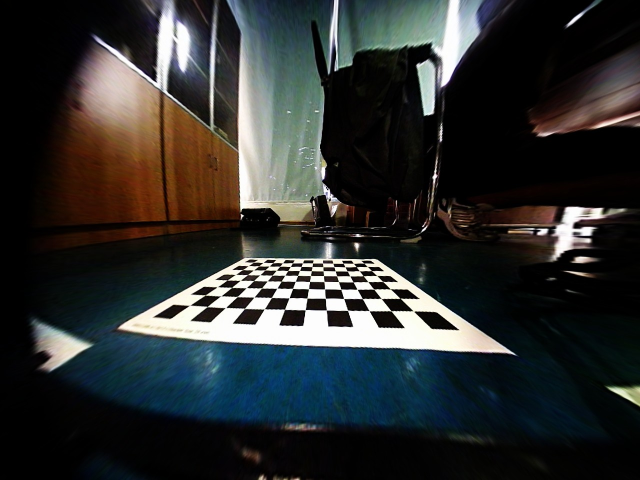
#> input picture tools/ExtrinsicCalibration/data/image/front/img_src_front.jpg, 1280 x 960 px (shown at 1/2 size); its folder holds 2 pictures in this run
$ python extrinsicCalib.py
#> lines starting #> are read from the running program, lines starting #| are printed output that depends on the picture; after the words box and inside, x2 and y2 are one past the last pixel; in counts of white or black regions, pixels touching at a corner belong together; long printed decimals are rounded
import argparse
import cv2
import numpy as np
import os

parser = argparse.ArgumentParser(description="Homography from Source to Destination Image")
parser.add_argument('-id', '--CAMERA_ID', default="front", type=str, help='Camera ID')
parser.add_argument('-path', '--INPUT_PATH', default='./data/image/front', type=str, help='Input Source/Destination Image Path')
parser.add_argument('-bw','--BORAD_WIDTH', default=12, type=int, help='Chess Board Width (corners number)')
parser.add_argument('-bh','--BORAD_HEIGHT', default=8, type=int, help='Chess Board Height (corners number)')
parser.add_argument('-src', '--SOURCE_IMAGE', default='img_src', type=str, help='Source Image File Name Prefix (eg.:img_src)')
parser.add_argument('-dst', '--DEST_IMAGE', default='img_dst', type=str, help='Destionation Image File Name Prefix (eg.:img_dst)')
parser.add_argument('-size','--SCALED_SIZE', default=20, type=int, help='Scaled Chess Board Square Size (image pixel)')
parser.add_argument('-subpix_s','--SUBPIX_REGION_SRC', default=3, type=int, help='Corners Subpix Region of img_src')
parser.add_argument('-subpix_d','--SUBPIX_REGION_DST', default=3, type=int, help='Corners Subpix Region of img_dst')
parser.add_argument('-center','--CENTER_FLAG', default=True, type=bool, help='Center Image Manually (Ture/False)')
parser.add_argument('-scale','--SCALE_FLAG', default=True, type=bool, help='Scale Image to Fix Board Size (Ture/False)')
parser.add_argument('-store','--STORE_FLAG', default=False, type=bool, help='Store Centerd/Scaled Images (Ture/False)')
parser.add_argument('-store_path', '--STORE_PATH', default='./data/', type=str, help='Path to Store Centerd/Scaled Images')
args = parser.parse_args()

class CenterImage:
    def __init__(self):
        self.x = 0
        self.y = 0
        self.param = {'tl': None, 'br': None, 'current_pos': None,'complete': False}
        self.display = "CLICK image center and press Y/N to validate, ESC to stay original"

    # [31 lines left out: functions mouse, translate, not called in this run]

    def __call__(self, raw_frame):
        self.raw_frame = raw_frame
        cv2.namedWindow(self.display, flags = cv2.WINDOW_NORMAL | cv2.WINDOW_KEEPRATIO)
        cv2.setMouseCallback(self.display, self.mouse, self.param)
        while True:
            cv2.imshow(self.display, self.raw_frame)
            key = cv2.waitKey(0)
            if key in (ord("y"), ord("Y")):
                break
            elif key in (ord("n"), ord("N")):
                self.x = 0
                self.y = 0
                self.param['tl'] = None
                self.param['br'] = None
                self.param['current_pos'] = None
                self.param['complete'] = None
            elif key == 27:
                self.x = 0
                self.y = 0
                break
        cv2.destroyAllWindows()
        if not (self.x == 0 and self.y == 0):
            return self.translate(self.raw_frame)
        else:
            return self.raw_frame

class ScaleImage:
    def __init__(self, corners):
        self.calc_dist(corners)
        print('scale image from {} to {}'.format(self.dist_square,args.SCALED_SIZE))
        self.scale_factor = args.SCALED_SIZE / self.dist_square

    def calc_dist(self, corners):
        dist_total = 0
        for i in range(args.BORAD_HEIGHT):
            dist = cv2.norm(corners[i * args.BORAD_WIDTH,:], corners[(i+1) * args.BORAD_WIDTH-1,:], cv2.NORM_L2)
            dist_total += dist / (args.BORAD_WIDTH - 1)
        self.dist_square = dist_total / args.BORAD_HEIGHT

    def padding(self, img, width, height):
        H = img.shape[0]
        W = img.shape[1]
        top = (height - H) // 2
        bottom = (height - H) // 2
        if top + bottom + H < height:
            bottom += 1
        left = (width - W) // 2
        right = (width - W) // 2
        if left + right + W < width:
            right += 1
        return cv2.copyMakeBorder(img, top, bottom, left, right, cv2.BORDER_CONSTANT, value = (0,0,0))

    # [8 lines left out: function center_crop, not called in this run]

    def __call__(self, raw_frame):
        width = raw_frame.shape[1]
        height = raw_frame.shape[0]
        raw_frame = cv2.resize(raw_frame, (0,0), fx=self.scale_factor, fy=self.scale_factor)  # 图像缩放
        if self.scale_factor < 1:
            raw_frame = self.padding(raw_frame, width, height)
        else:
            raw_frame = self.center_crop(raw_frame, width, height)
        return raw_frame

class ExCalibrator():
    def __init__(self):
        self.src_corners_total = np.empty([0,1,2])
        self.dst_corners_total = np.empty([0,1,2])

    @staticmethod
    def get_args():
        return args

    def imgPreprocess(self, img, center, scale):
        if center:
            centerImg = CenterImage()
            img = centerImg(img)
        if scale:
            ok, corners = self.get_corners(img, subpix = args.SUBPIX_REGION_DST)
            if not ok:
                raise Exception("failed to find corners in destination image")
            scaleImg = ScaleImage(corners)
            img = scaleImg(img)
        cv2.imshow("Preprocessed Image", img)
        cv2.waitKey(0)
        return img

    def get_corners(self, img, subpix, draw=False):
        ok, corners = cv2.findChessboardCorners(img, (args.BORAD_WIDTH, args.BORAD_HEIGHT),
                      flags = cv2.CALIB_CB_ADAPTIVE_THRESH|cv2.CALIB_CB_NORMALIZE_IMAGE)
        if ok:
            gray = cv2.cvtColor(img, cv2.COLOR_BGR2GRAY)
            corners = cv2.cornerSubPix(gray, corners, (subpix, subpix), (-1, -1),
                                       (cv2.TERM_CRITERIA_EPS + cv2.TERM_CRITERIA_MAX_ITER, 30, 0.01))
        if draw:
            cv2.drawChessboardCorners(img, (args.BORAD_WIDTH, args.BORAD_HEIGHT), corners, ok)
        return ok, corners

    def warp(self):
        src_warp = cv2.warpPerspective(self.src_img, self.homography,
                                       (self.dst_img.shape[1], self.dst_img.shape[0]))
        return src_warp

    def __call__(self, src_img, dst_img):
        ok, dst_corners = self.get_corners(dst_img, subpix = args.SUBPIX_REGION_DST, draw=True)
        cv2.imshow("", dst_corners)
        if not ok:
            raise Exception("failed to find corners in destination image")
        ok, src_corners = self.get_corners(src_img, subpix = args.SUBPIX_REGION_SRC, draw=True)

        if not ok:
            raise Exception("failed to find corners in source image")
        self.dst_corners_total = np.append(self.dst_corners_total, dst_corners, axis = 0)
        self.src_corners_total = np.append(self.src_corners_total, src_corners, axis = 0)
        self.homography, _ = cv2.findHomography(self.src_corners_total, self.dst_corners_total,method = cv2.RANSAC)
        self.src_img = src_img
        self.dst_img = dst_img
        return self.homography

def get_images(PATH, NAME):
    filePath = [os.path.join(PATH, x) for x in os.listdir(PATH)
                if any(x.endswith(extension) for extension in ['.png', '.jpg', '.jpeg', '.PNG', '.JPG', '.JPEG'])
               ]
    filenames = [filename for filename in filePath if NAME in filename]
    if len(filenames) == 0:
        raise Exception("from {} read images failed".format(PATH))
    return filenames

def main():
    srcfiles = get_images(args.INPUT_PATH, args.SOURCE_IMAGE)
    dstfiles = get_images(args.INPUT_PATH, args.DEST_IMAGE)
    if len(srcfiles) != len(dstfiles):
        raise Exception("numbers of source and destination images should be equal")

    exCalib = ExCalibrator()

    for i in range(len(srcfiles)):
        src_raw = cv2.imread(srcfiles[i])
#> src_raw is the input picture: shape (960, 1280, 3); mean B, G, R 47.6, 48.3, 46.2
        dst_raw = cv2.imread(dstfiles[i])
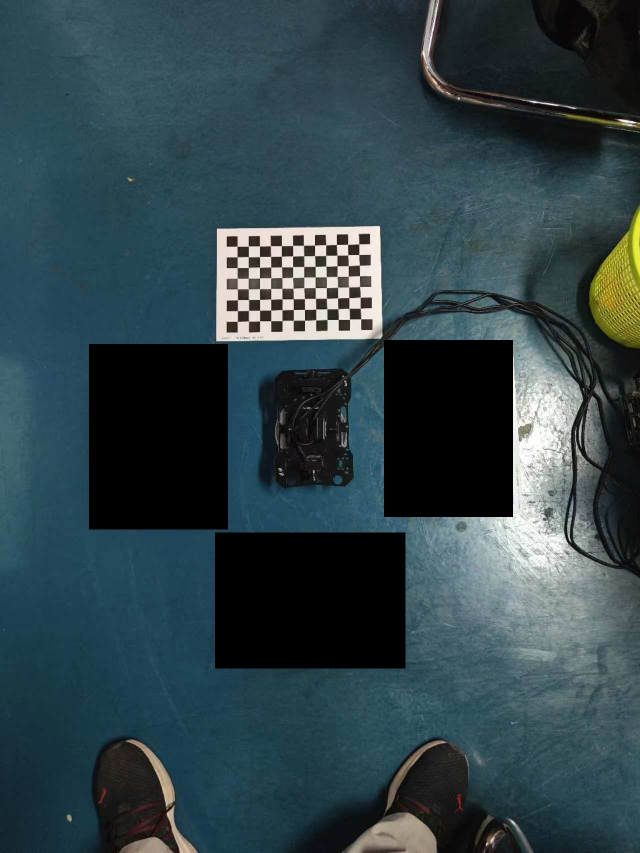
#> input picture tools/ExtrinsicCalibration/data/image/front/img_dst_front.jpg, 1280 x 1706 px (shown at 1/2 size)
#> dst_raw is the input picture: shape (1706, 1280, 3); mean B, G, R 73, 67.4, 48.1
        print(srcfiles[i])
        print(dstfiles[i])

        if args.CENTER_FLAG or args.SCALE_FLAG:
            dst_raw = exCalib.imgPreprocess(dst_raw, args.CENTER_FLAG, args.SCALE_FLAG)
#> (key Esc is pressed here)
#> in get_corners, `ok, corners = cv2.findChessboardCorners(img, (args.BORAD_WIDTH, args.B..`: ok = True; corners = 96 rows, first 8: [474.5, 492.9], [497.2, 492.5], [519.6, 492.4], [541.2, 492.1], [563.3, 491.7], [585.6, 491.1], [607.3, 490.7], [629.5, 490.6]
#> in get_corners, `gray = cv2.cvtColor(img, cv2.COLOR_BGR2GRAY)`:
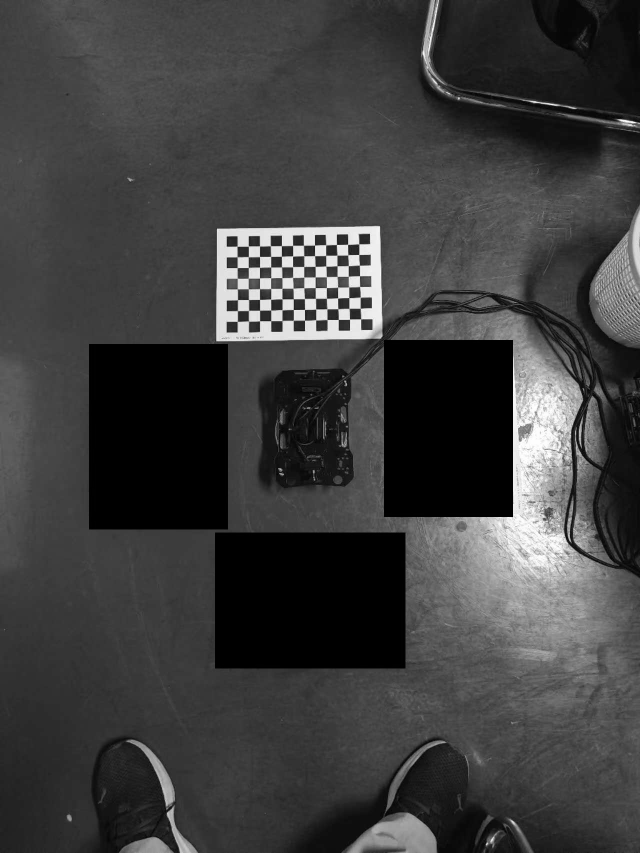
#> gray: shape (1706, 1280) (shown at 1/2 size); min 0, max 255, mean 62.3
#> in get_corners, `corners = cv2.cornerSubPix(gray, corners, (subpix, subpix), (-1, -1), ..`: corners = 96 rows, first 8: [474.5, 492.9], [497.2, 492.6], [519.6, 492.3], [541.3, 492.1], [563.2, 491.7], [585.6, 491.2], [607.3, 490.7], [629.5, 490.6]
#> in imgPreprocess, `ok, corners = self.get_corners(img, subpix = args.SUBPIX_REGION_DST)`: ok = True
#> the loop in calc_dist, `for i in range(args.BORAD_HEIGHT):` made 8 passes
#> (dist, dist_total) on passes 1 to 8: (243.7, 22.16), (243.6, 44.3), (244.6, 66.54), (244.6, 88.77), (244.9, 111), (245.4, 133.3), (245.6, 155.7), (247, 178.1)
#> after the loop in calc_dist, `for i in range(args.BORAD_HEIGHT):`: dist_total = 178.1
#> in calc_dist, `self.dist_square = dist_total / args.BORAD_HEIGHT`: self.dist_square = 22.26
#| scale image from 22.264 to 20
#> in __init__, `self.scale_factor = args.SCALED_SIZE / self.dist_square`: self.scale_factor = 0.898
        if args.STORE_FLAG:
            cv2.imwrite(args.STORE_PATH + 'img_dst{}.jpg'.format(i), dst_raw)

        homography = exCalib(src_raw, dst_raw)
#> call 2 of get_corners, with subpix = 3, draw = True
#> in get_corners (call 2), `ok, corners = cv2.findChessboardCorners(img, (args.BORAD_WIDTH, args.B..`: corners = 96 rows, first 8: [491.3, 529.7], [511.5, 529.4], [531.6, 529.2], [551.2, 528.8], [570.9, 528.7], [591, 528.1], [610.4, 527.7], [630.4, 527.6]
#> in get_corners (call 2), `gray = cv2.cvtColor(img, cv2.COLOR_BGR2GRAY)`:
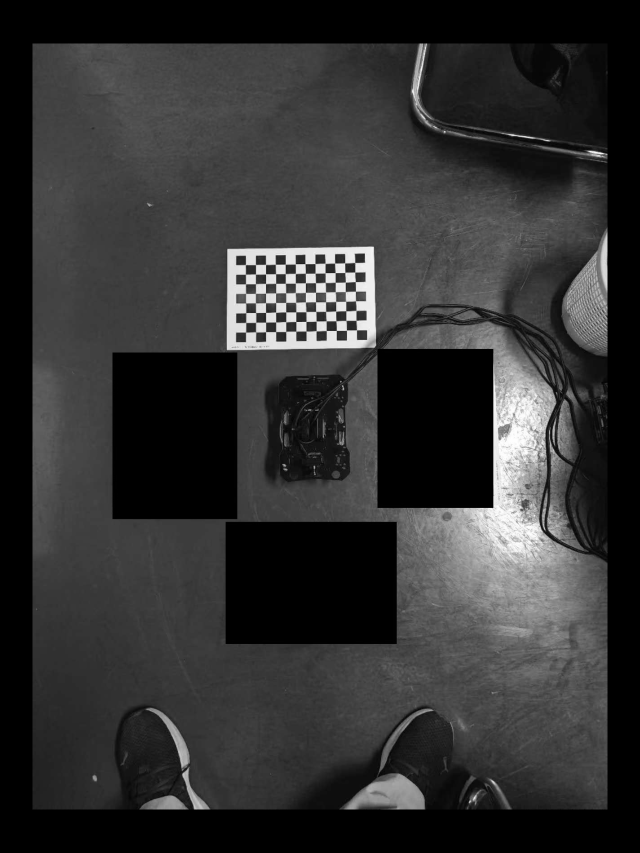
#> gray: shape (1706, 1280) (shown at 1/2 size); min 0, max 255, mean 50.2
#> in get_corners (call 2), `corners = cv2.cornerSubPix(gray, corners, (subpix, subpix), (-1, -1), ..`: corners = 96 rows, first 8: [491.3, 529.7], [511.5, 529.5], [531.6, 529.2], [551.2, 528.9], [570.9, 528.7], [591, 528.2], [610.5, 527.7], [630.5, 527.6]
#> in get_corners (call 2), `cv2.drawChessboardCorners(img, (args.BORAD_WIDTH, args.BORAD_HEIGHT), ..`:
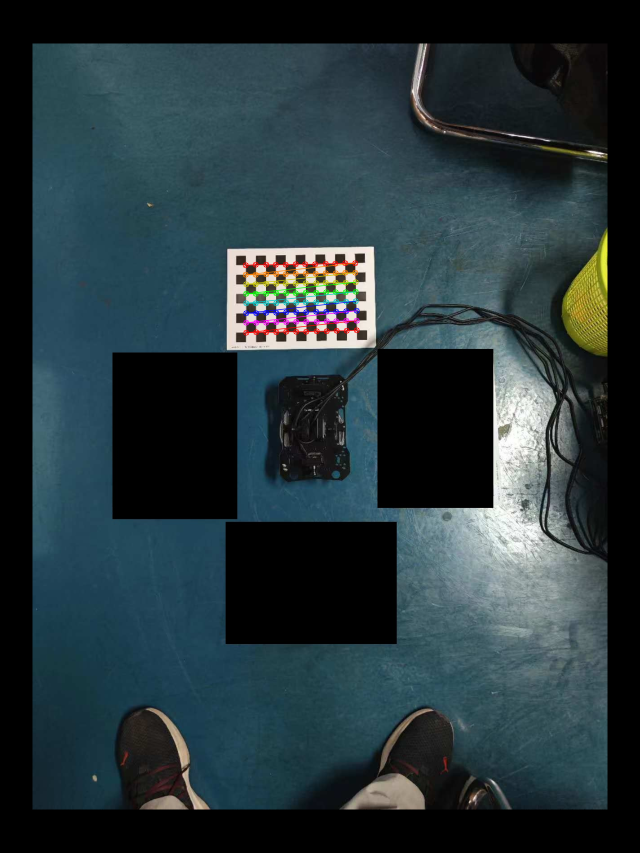
#> img: shape (1706, 1280, 3) (shown at 1/2 size); mean of channels 0, 1, 2 58.7, 54.1, 38.7; drawn as B, G, R
#> in __call__, `ok, dst_corners = self.get_corners(dst_img, subpix = args.SUBPIX_REGIO..`: ok = True; dst_corners has the same summary as corners in get_corners
#> call 3 of get_corners, with subpix = 3, draw = True
#> in get_corners (call 3), `ok, corners = cv2.findChessboardCorners(img, (args.BORAD_WIDTH, args.B..`: corners = 96 rows, first 8: [513, 525], [526.6, 525.4], [546.1, 525.7], [565.5, 526.3], [585.2, 526.3], [605.3, 526.4], [625.4, 526.3], [645.6, 526.6]
#> in get_corners (call 3), `gray = cv2.cvtColor(img, cv2.COLOR_BGR2GRAY)`:
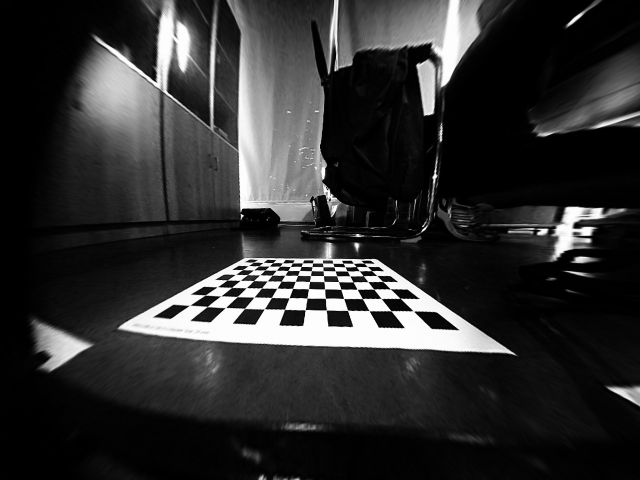
#> gray: shape (960, 1280) (shown at 1/2 size); min 0, max 255, mean 47.6
#> in get_corners (call 3), `corners = cv2.cornerSubPix(gray, corners, (subpix, subpix), (-1, -1), ..`: corners = 96 rows, first 8: [513, 525], [526.6, 525.3], [546.1, 525.7], [565.5, 526.3], [585.3, 526.3], [605.4, 526.4], [625.4, 526.4], [645.6, 526.5]
#> in get_corners (call 3), `cv2.drawChessboardCorners(img, (args.BORAD_WIDTH, args.BORAD_HEIGHT), ..`:
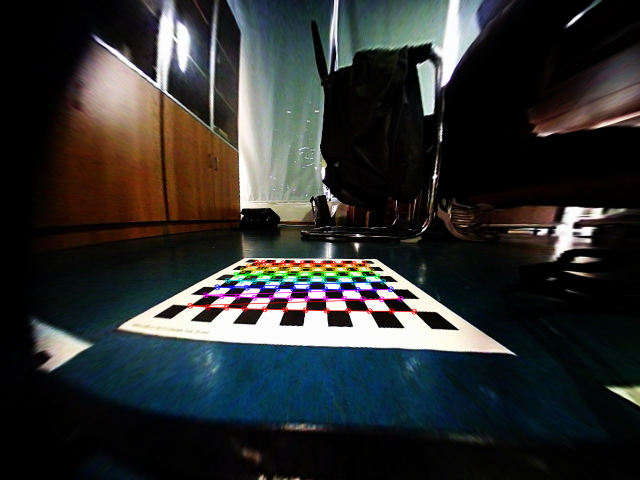
#> img: shape (960, 1280, 3) (shown at 1/2 size); 1.49% of pixels changed, all inside (x1, y1, x2, y2) = (374, 519, 835, 630)
#> in __call__, `ok, src_corners = self.get_corners(src_img, subpix = args.SUBPIX_REGIO..`: src_corners has the same summary as corners in get_corners
#> in __call__, `self.dst_corners_total = np.append(self.dst_corners_total, dst_corners..`: self.dst_corners_total = 96 rows, first 8: [491.3, 529.7], [511.5, 529.5], [531.6, 529.2], [551.2, 528.9], [570.9, 528.7], [591, 528.2], [610.5, 527.7], [630.5, 527.6]
#> in __call__, `self.src_corners_total = np.append(self.src_corners_total, src_corners..`: self.src_corners_total has the same summary as corners in get_corners
#> in __call__, `self.homography, _ = cv2.findHomography(self.src_corners_total, self.d..`: self.homography = [[-0.217, -1.42, 757], [-0.00498, -1.8, 839.5], [-2.49e-05, -0.00226, 1]]
#> homography has the same summary as self.homography in __call__
        print("Homography Matrix is:")
        print(homography.tolist())
#| [[-0.2174, -1.419, 756.982], [-0.004975, -1.796, 839.453], [-2.4935393596017335e-05, -0.002262, 1.0]]
        np.save('./data/{}/camera_{}_H.npy'.format(args.CAMERA_ID,args.CAMERA_ID), homography)

        src_warp = exCalib.warp()
#> in warp, `src_warp = cv2.warpPerspective(self.src_img, self.homography, (self.ds..`:
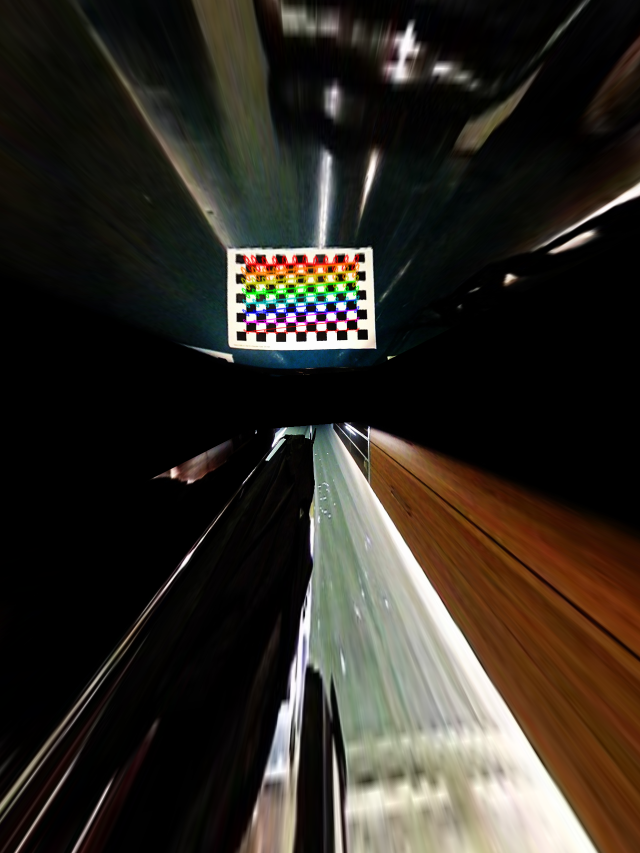
#> src_warp: shape (1706, 1280, 3) (shown at 1/2 size); mean B, G, R 35.3, 42.6, 47.6

        cv2.namedWindow("Source View", flags = cv2.WINDOW_NORMAL|cv2.WINDOW_KEEPRATIO)
        cv2.imshow("Source View", src_raw)
        cv2.namedWindow("Destination View", flags = cv2.WINDOW_NORMAL|cv2.WINDOW_KEEPRATIO)
        cv2.imshow("Destination View", dst_raw)
        cv2.namedWindow("Warped Source View", flags = cv2.WINDOW_NORMAL|cv2.WINDOW_KEEPRATIO)
        cv2.imshow("Warped Source View", src_warp)

        while True:
            key = cv2.waitKey(0)
#> (key Esc is pressed here)
            if key == 27: break
        cv2.destroyAllWindows()


if __name__ == '__main__':
    main()
